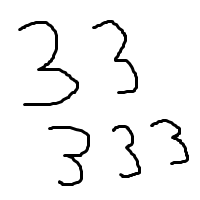
#> input picture test-images/3_11.png, 200 x 200 px
$ python -i willThinning.py   (imports and definitions only)
#> lines starting #> are read from the running program, lines starting #| are printed output that depends on the picture; after the words box and inside, x2 and y2 are one past the last pixel; in counts of white or black regions, pixels touching at a corner belong together
from PIL import Image

# Pads the exterior of an image with white pixels
def padWhite(img):

	padded = Image.new("L", (img.width + 2, img.height + 2), color = 0) #create new image
	i = 0
	j = 0
	for i in range(0, padded.width):
		for j in range(0, padded.height):
			#top left
			if (i == 0 and j == 0):
				padded.putpixel((i, j), 255)   #pad top left pixel of padded image with top left pixel of original image
			#top right
			elif (i == padded.width-1 and j == 0):
				padded.putpixel((i, j), 255)   #pad top right pixel of padded image with top right pixel of original image
			#bottom left
			elif (i == 0 and j == padded.height-1):
				padded.putpixel((i, j), 255)   #pad bottom left pixel of padded image with top right pixel of original image
			#bottom right
			elif (i == padded.width-1 and j == padded.height-1):
				padded.putpixel((i, j), 255)   #pad bottom right pixel of padded image with top right pixel of original image
			#left side
			elif (i == 0):
				padded.putpixel((i, j), 255) #pad left side of padded image with pixels along left side of original image
			#right side
			elif (i == padded.width-1):
				padded.putpixel((i, j), 255)   #pad right side of padded image with pixels along right side of original image
			#top side
			elif (j == 0):
				padded.putpixel((i, j), 255)     #pad top side of padded image with pixels along top side of original image
			#bottom side
			elif (j == padded.height-1):
				padded.putpixel((i, j), 255)      #pad bottom side of padded image with pixels along bottom side of original image
			#inside pixels
			else:
				padded.putpixel((i, j), img.getpixel((i-1, j-1)))       #pad the rest of the padded image with the pixels from the rest of the original image
	return padded

def removeExterior(myImage):


	return myImage

def willThinning(myImage):

	changes = True

	# Pad the image exterior with white pixels
	myImage = padWhite(myImage)

	myImage.show()

	while changes:

		# Initialize to false, if changes are made it will be changed and the 20 rules will be applied again
		changes = False

		for i in range(myImage.width):
			for j in range(myImage.height):
				print()
	# Removes the pixels on the outside of the image
	myImage = removeExterior(myImage)

	return myImage

>>> from PIL import Image
>>> picture = Image.open('test-images/3_11.png')
#> picture is the input picture: PIL image 200x200 RGB; min 0, max 255, mean 242.4
>>> result = padWhite(picture)
#> in padWhite, `padded = Image.new("L", (img.width + 2, img.height + 2), color = 0)`: padded: PIL image 202x202 L; every value is 0
#> after the loop in padWhite, `for i in range(0, padded.width):`:
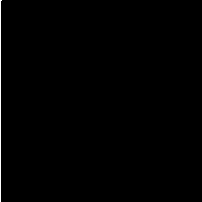
#> padded: PIL image 202x202 L; 0.5% white in thin lines or dots, all inside (x1, y1, x2, y2) = (0, 0, 2, 202)
#> (the run stopped early here; a loop or call above may not have finished)
